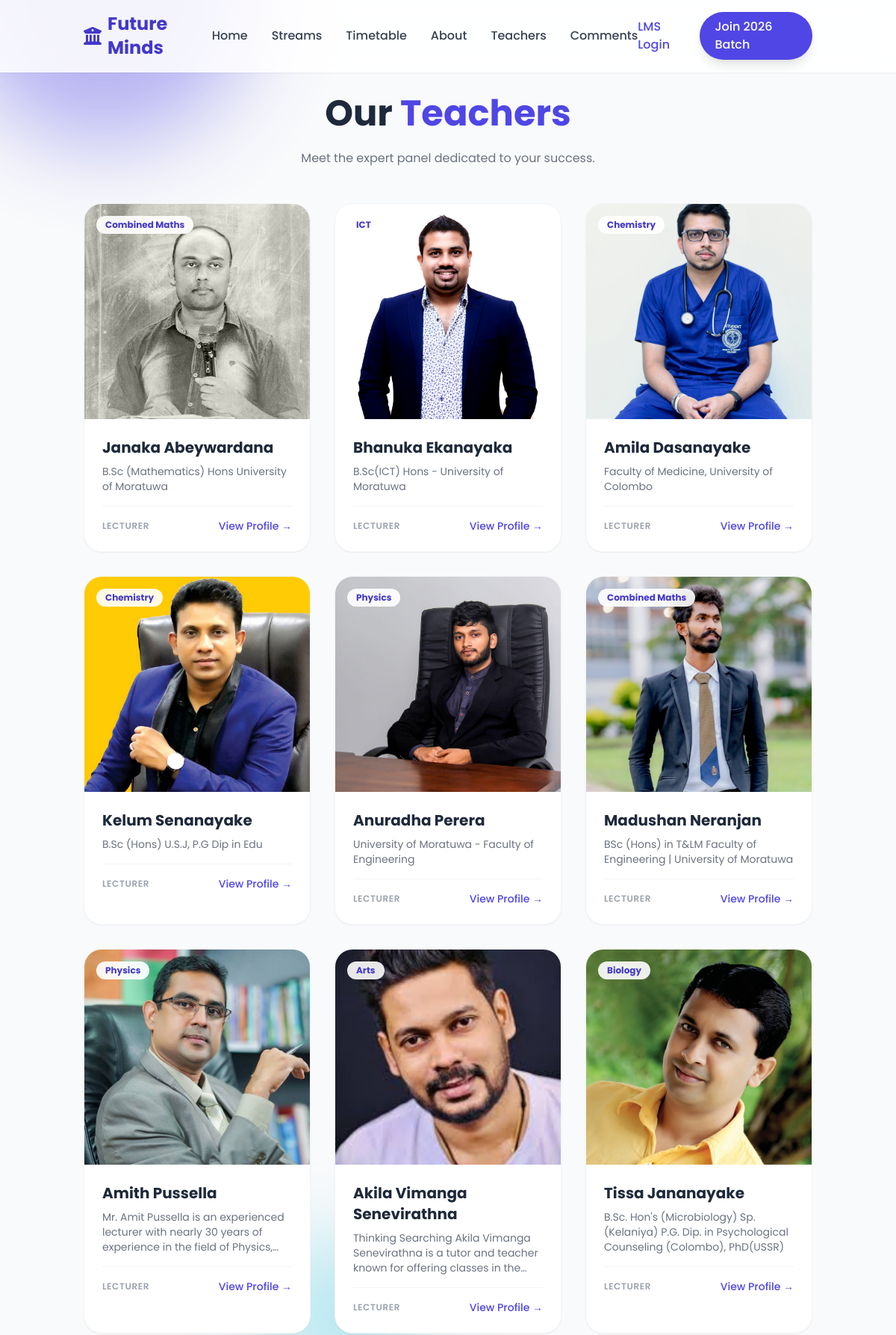
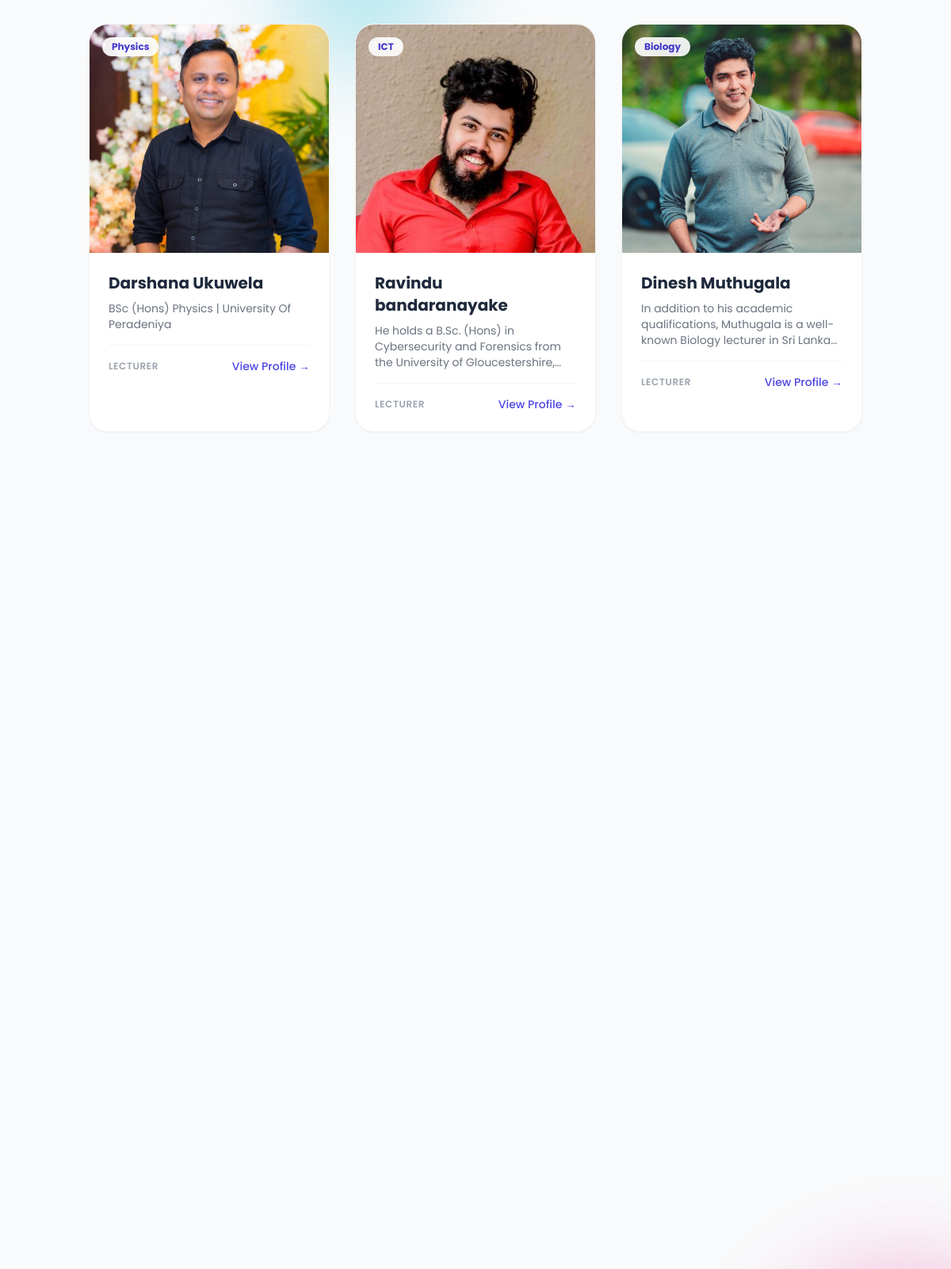
Page /pages/teachers.php (upper part) on the committed database (2 pictures, top to bottom).
### tables this page shows
CREATE TABLE `teachers` (
  `teacher_id` int(11) NOT NULL,
  `teacher_number` varchar(20) NOT NULL,
  `password` varchar(255) NOT NULL,
  `full_name` varchar(150) NOT NULL,
  `phone` varchar(20) NOT NULL,
  `subject` varchar(100) NOT NULL,
  `description` text DEFAULT NULL,
  `qualifications` text DEFAULT NULL,
  `image` varchar(255) DEFAULT NULL,
  `status` int(1) NOT NULL DEFAULT 1,
  `created_at` timestamp NOT NULL DEFAULT current_timestamp()
);

### pages/teachers.php (the view, shortened to what this page needs)
<?php
include('../includes/connection.php');
include('../includes/header.php');
?>
<div class="min-h-screen bg-gray-50/50 pb-20">
    <div class="relative pt-32 pb-12 px-6">
        <div class="container mx-auto text-center">
            <h1 class="text-4xl md:text-5xl font-bold text-slate-800 mb-6">
                Our <span class="text-indigo-600">Teachers</span>
            </h1>
            <p class="max-w-2xl mx-auto text-gray-500">
                Meet the expert panel dedicated to your success.
            </p>
        </div>
    </div>
    <div class="container mx-auto px-6">
        <div class="grid grid-cols-1 md:grid-cols-2 lg:grid-cols-3 xl:grid-cols-4 gap-8">
            <?php
            $sql = "SELECT * FROM teachers WHERE status = 1 ORDER BY teacher_id DESC";
            $result = mysqli_query($conn, $sql);
            if (mysqli_num_rows($result) > 0) {
                while ($row = mysqli_fetch_assoc($result)) {
                    $img = $row['image'];
                    $imagePath = "../assets/images/teachers/$img";
                    ?>
                    <div
                        class="group relative bg-white rounded-3xl shadow-sm hover:shadow-xl border border-gray-100 overflow-hidden transition-all duration-300">
                        <div class="relative h-72 overflow-hidden">
                            <img src="<?php echo $imagePath; ?>" alt="<?php echo htmlspecialchars($row['full_name']); ?>"
                                class="w-full h-full object-cover transition-transform duration-500 group-hover:scale-110">
                            <div
                                class="absolute top-4 left-4 bg-white/90 backdrop-blur-md px-3 py-1 rounded-full text-xs font-bold text-indigo-700">
                                <?php echo htmlspecialchars($row['subject']); ?>
                            </div>
                        </div>
                        <div class="p-6">
                            <h3 class="text-xl font-bold text-slate-800 mb-2">
                                <?php echo htmlspecialchars($row['full_name']); ?>
                            </h3>
                            <p class="text-gray-500 text-sm line-clamp-3 mb-4">
                                <?php echo htmlspecialchars($row['description']); ?>
                            </p>
                            <div class="pt-4 border-t border-gray-100 flex justify-between items-center">
                                <span class="text-xs font-semibold text-gray-400 uppercase tracking-wider">Lecturer</span>
                                <a href="teacher-profile.php?id=<?php echo $row['teacher_id']; ?>"
                                    class="text-indigo-600 hover:text-indigo-800 text-sm font-medium">View Profile →</a>
                            </div>
                        </div>
                    </div>
                    <?php
                }
            } else {
                echo '<div class="col-span-full text-center text-gray-500 py-10">No teachers added yet.</div>';
            }
            ?>
        </div>
    </div>
</div>
<?php include('../includes/footer.php'); ?>

### css/header.css (style rules this page uses)
body { font-family: 'Poppins', sans-serif; overflow-x: hidden; }

### rows in the picture
teachers: image (picture), subject "Combined Maths", full_name "Janaka Abeywardana", description "B.Sc (Mathematics) Hons University of Moratuwa"
teachers: image (picture), subject "ICT", full_name "Bhanuka Ekanayaka", description "B.Sc(ICT) Hons - University of Moratuwa"
teachers: image (picture), subject "Chemistry", full_name "Amila Dasanayake", description "Faculty of Medicine, University of Colombo"
teachers: image (picture), subject "Chemistry", full_name "Kelum Senanayake", description "B.Sc (Hons) U.S.J, P.G Dip in Edu"
teachers: image (picture), subject "Physics", full_name "Anuradha Perera", description "University of Moratuwa - Faculty of Engineering"
teachers: image (picture), subject "Combined Maths", full_name "Madushan Neranjan", description "BSc (Hons) in T&LM Faculty of Engineering | University of Moratuwa"
teachers: image (picture), subject "Physics", full_name "Amith Pussella", description "Mr. Amit Pussella is an experienced lecturer with nearly 30 years of experience in the field of…"
teachers: image (picture), subject "Arts", full_name "Akila Vimanga Senevirathna", description "Thinking Searching Akila Vimanga Senevirathna is a tutor and teacher known for offering classes in…"
teachers: image (picture), subject "Biology", full_name "Tissa Jananayake", description "B.Sc. Hon's (Microbiology) Sp. (Kelaniya) P.G. Dip. in Psychological Counseling (Colombo), PhD(USSR)"
teachers: image (picture), subject "Physics", full_name "Darshana Ukuwela", description "BSc (Hons) Physics | University Of Peradeniya"
teachers: image (picture), subject "ICT", full_name "Ravindu bandaranayake", description "He holds a B.Sc. (Hons) in Cybersecurity and Forensics from the University of…"
teachers: image (picture), subject "Biology", full_name "Dinesh Muthugala", description "In addition to his academic qualifications, Muthugala is a well-known Biology lecturer in Sri…"
